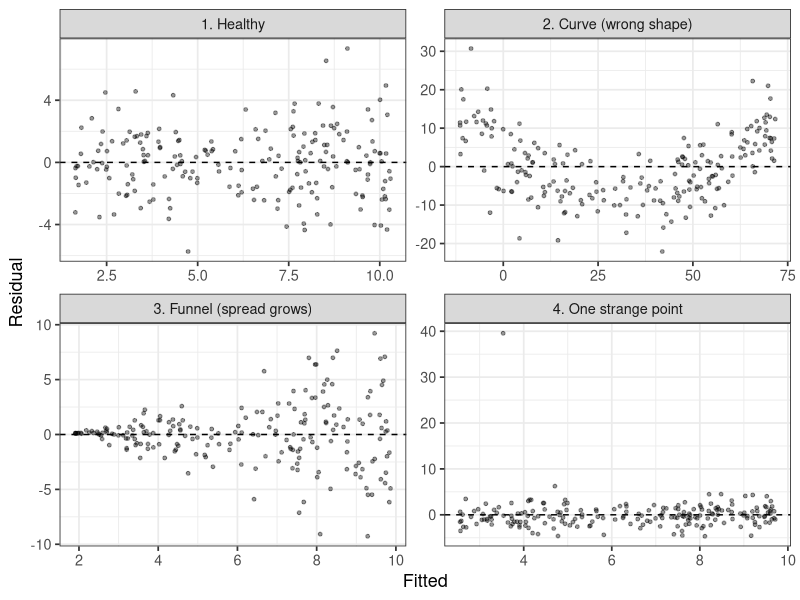

Write the R code that produced this figure.
## ---- chunk 1
#| echo: false
#| message: false
#| warning: false
library(tidyverse); library(broom)
set.seed(640)
n <- 200
x <- runif(n, 0, 10)

sims <- bind_rows(
  tibble(kind = "1. Healthy",             x = x, y = 2 + 0.8 * x + rnorm(n, 0, 2)),
  tibble(kind = "2. Curve (wrong shape)", x = x, y = 2 + 0.8 * x^2 + rnorm(n, 0, 6)),
  tibble(kind = "3. Funnel (spread grows)", x = x, y = 2 + 0.8 * x + rnorm(n, 0, 0.4 * x)),
  tibble(kind = "4. One strange point",   x = x, y = 2 + 0.8 * x + rnorm(n, 0, 2))
) %>% 
  mutate(y = if_else(kind == "4. One strange point" & row_number() == n(), y + 40, y))

sims %>% 
  group_by(kind) %>% 
  group_modify(~ augment(lm(y ~ x, data = .x))) %>% 
  ggplot(aes(x = .fitted, y = .resid)) +
  geom_point(alpha = .4, size = 1) +
  geom_hline(yintercept = 0, linetype = "dashed") +
  facet_wrap(~ kind, scales = "free") +
  labs(x = "Fitted", y = "Residual") +
  theme_bw(base_size = 13)
